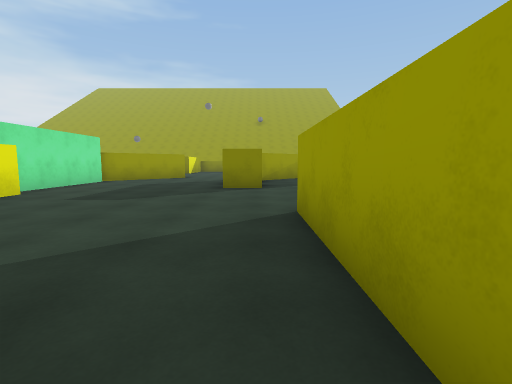
[1] (above)

24 first-person views from a walk through a Unity game level. The camera is 1.3 m above the floor, tilts 6° down and sees 85° across. The floor is counted in squares, 2 m on a side. Each view is taken from the middle of a square. On the plan, view 1 faces up. The plan holds only what a view shows up to about 9 squares ahead; the rest is blank. The place goes on beyond the plan. The player is left out. Surface patterns are stand-ins for the level's own textures.

[2]
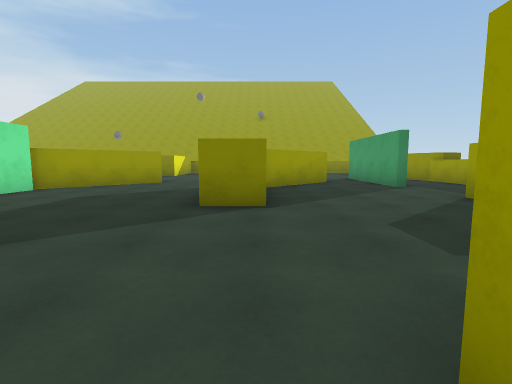

[3]
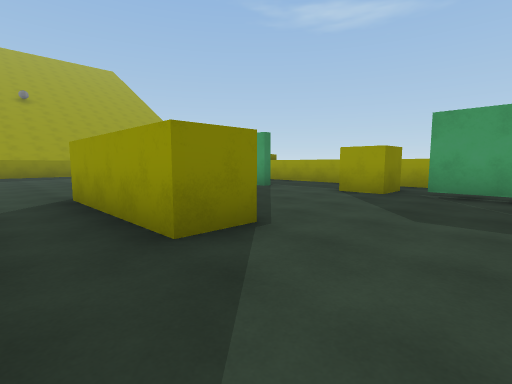

[4]
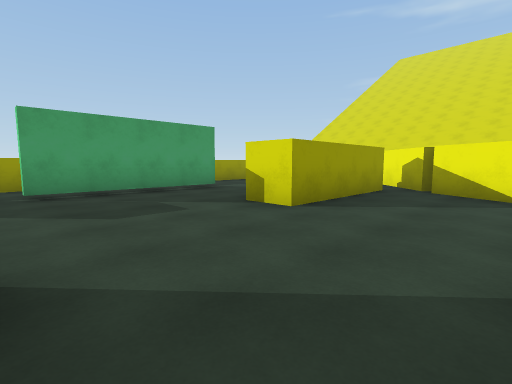

[5]
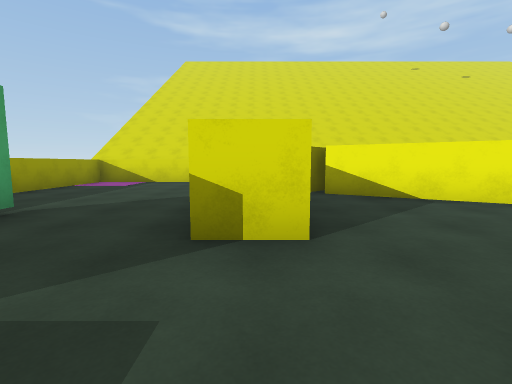

[6]
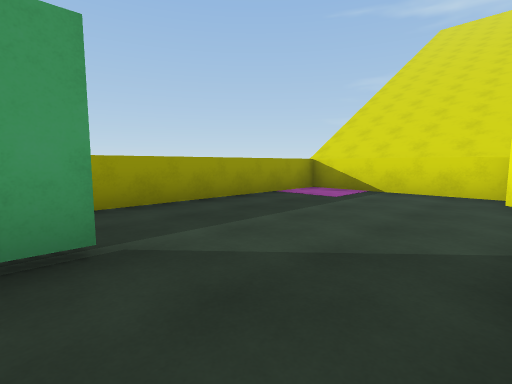

[7]
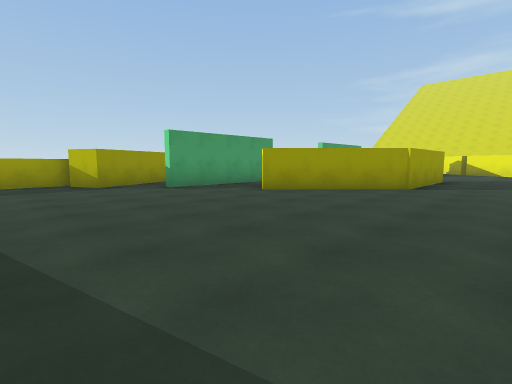

[8]
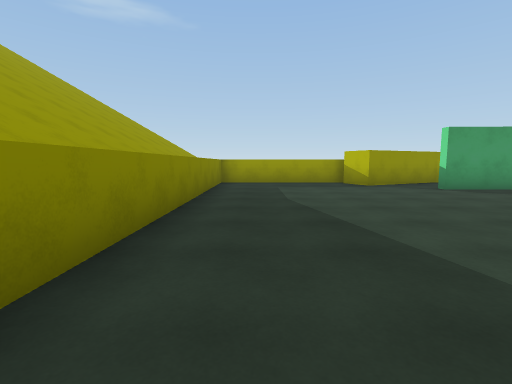

[9]
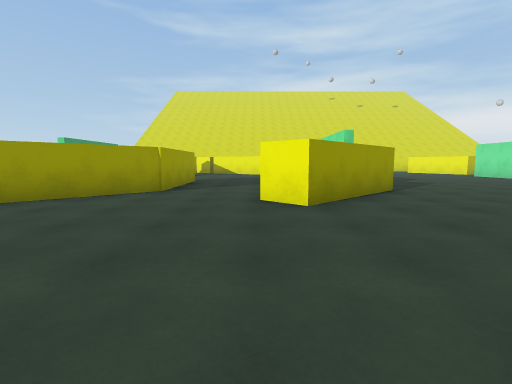

[10]
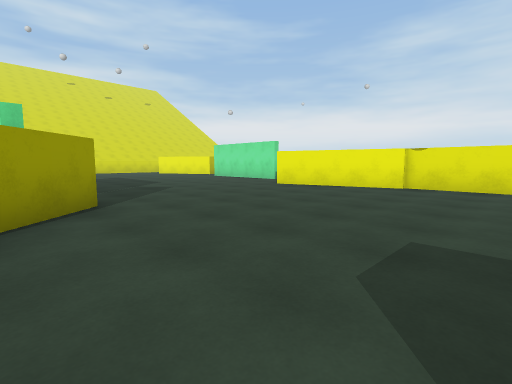

[11]
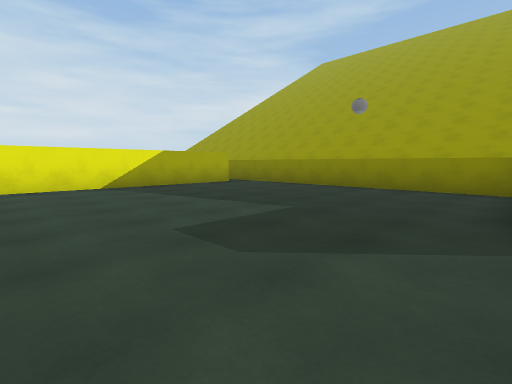

[12]
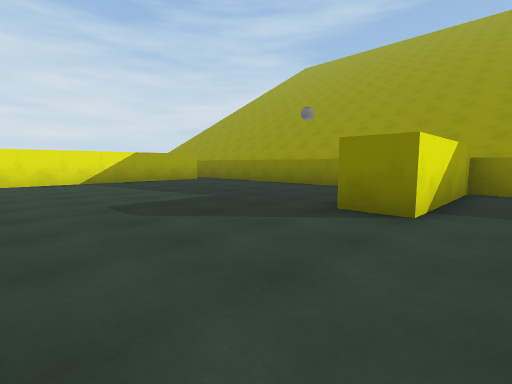

[13]
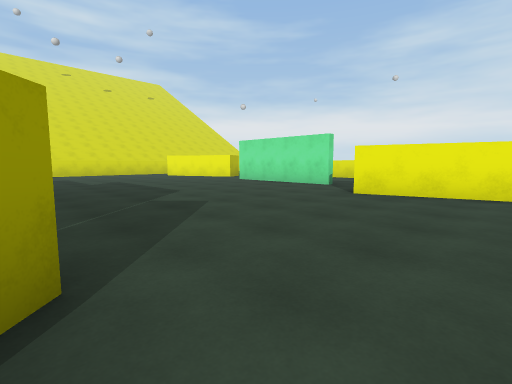

[14]
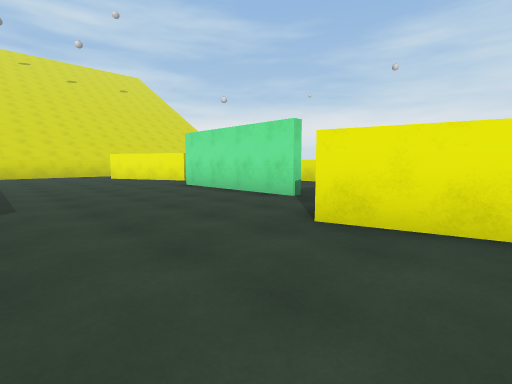

[15]
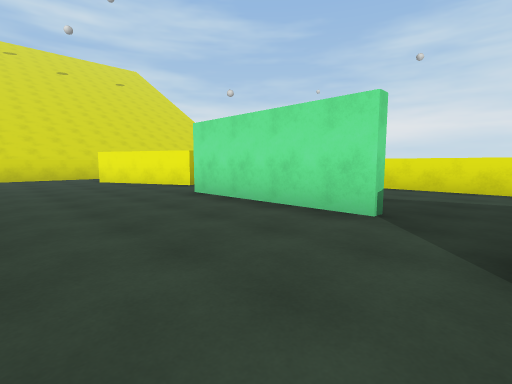

[16]
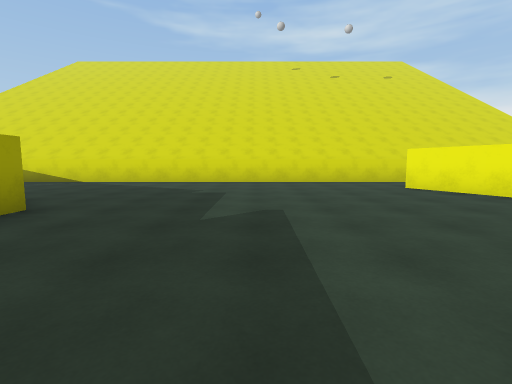

[17]
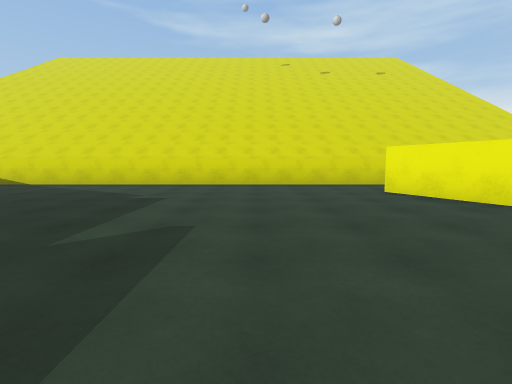

[18]
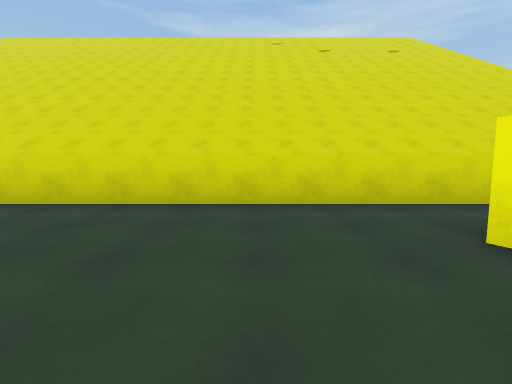

[19]
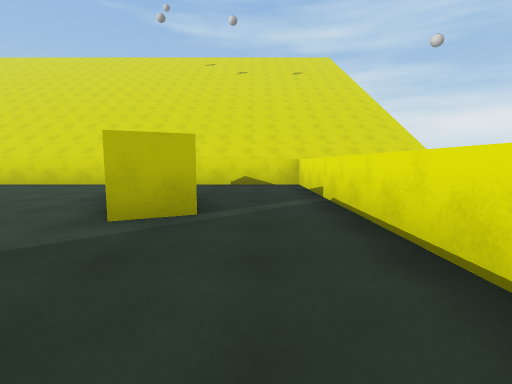

[20]
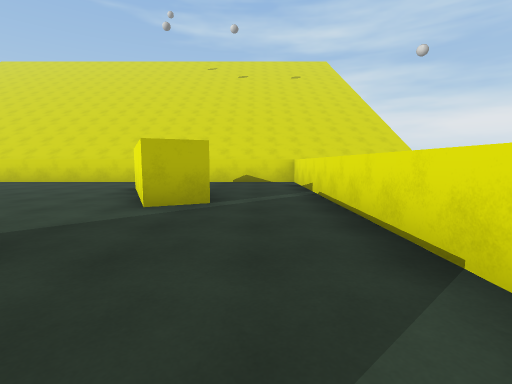

[21]
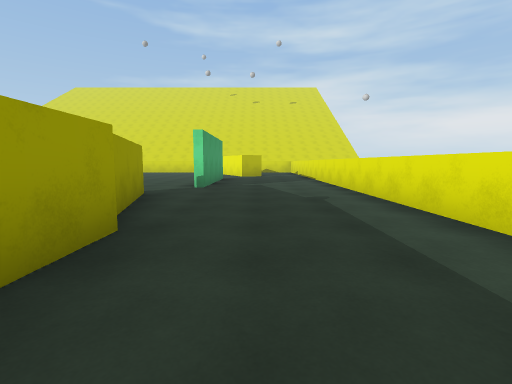

[22]
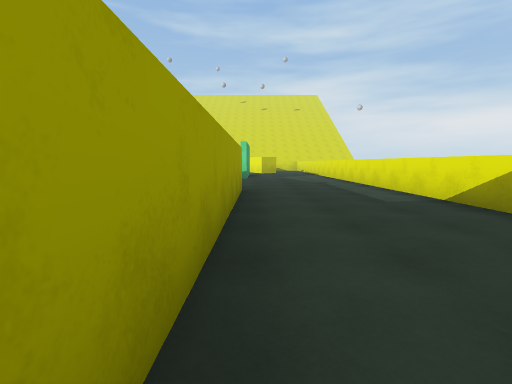

[23]
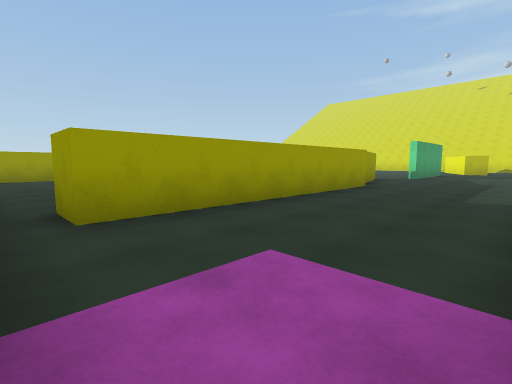

[24]
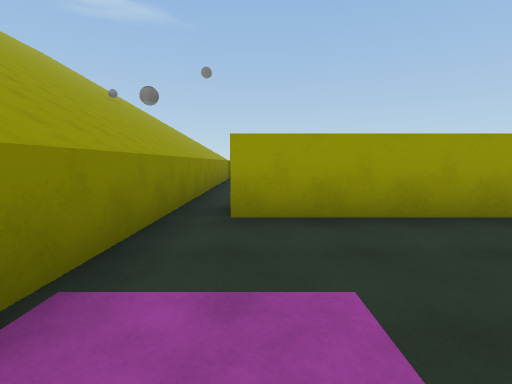

### Floor plan
Key: @ floor where view 1 was taken; # wall or solid block; . floor; ^ raised ledge; C yellow cube; T thing the floor can be seen under or through.
Columns run from 18 left of view 1 to 7 right of it. Each row starts with its distance up from view 1.
 21   ^^^^^^^^^^^^^^^^^^^^^^^
 20  ............##..........
 19  ....#.......##..........
 18  ....#.......##..........^
 17  ....#.......##..........^
 16  ....#.................##
 15 ^....#..................#
 14 ^....#................#.#
 13 ^....#..............#.#
 12 ^....#.......##....##.#..^
 11 ^....##.....##....##..#..^
 10 ^.....#.....#.....#......^
  9 ^...........#.....#......
  8 ^...........#.....#...CC.^
  7 ^...#.......#............^
  6 ^...#.......#.........T..^
  5 ^...#.......##........T.
  4 ^...#.......  ........T.
  3 ^............  ....#..T.
  2 ^............# ....#.....^
  1 ^..##......... ##..#.....^
  0 ^...#.......... ##@......^
 -1 ^...##.......... ##......^
 -2 ^................ ##.....^
 -3 ^................  ##....^
 -4  ^^^^^^^^^^^^^^^^    ^^^^
 -5   ^^^^^^^^^^^^      ^^^^^^

Positions as (right, up) in squares from view 1, and headings:
1: (0, 0), facing up
2: (0, 3), facing up
3: (-2, 5), facing up-right
4: (-2, 7), facing down-right
5: (1, 6), facing down
6: (2, 3), facing down-right
7: (-3, 18), facing down-right
8: (-3, 19), facing right
9: (-3, 17), facing down
10: (-5, 15), facing down-left
11: (-5, 13), facing up-left
12: (-3, 13), facing up-left
13: (-6, 12), facing down-left
14: (-9, 11), facing down-left
15: (-10, 9), facing down-left
16: (-9, 6), facing down
17: (-10, 5), facing down
18: (-11, 1), facing down
19: (-16, 5), facing down
20: (-16, 6), facing down
21: (-15, 15), facing down
22: (-14, 19), facing down
23: (-17, 20), facing down-right
24: (-17, 19), facing right
